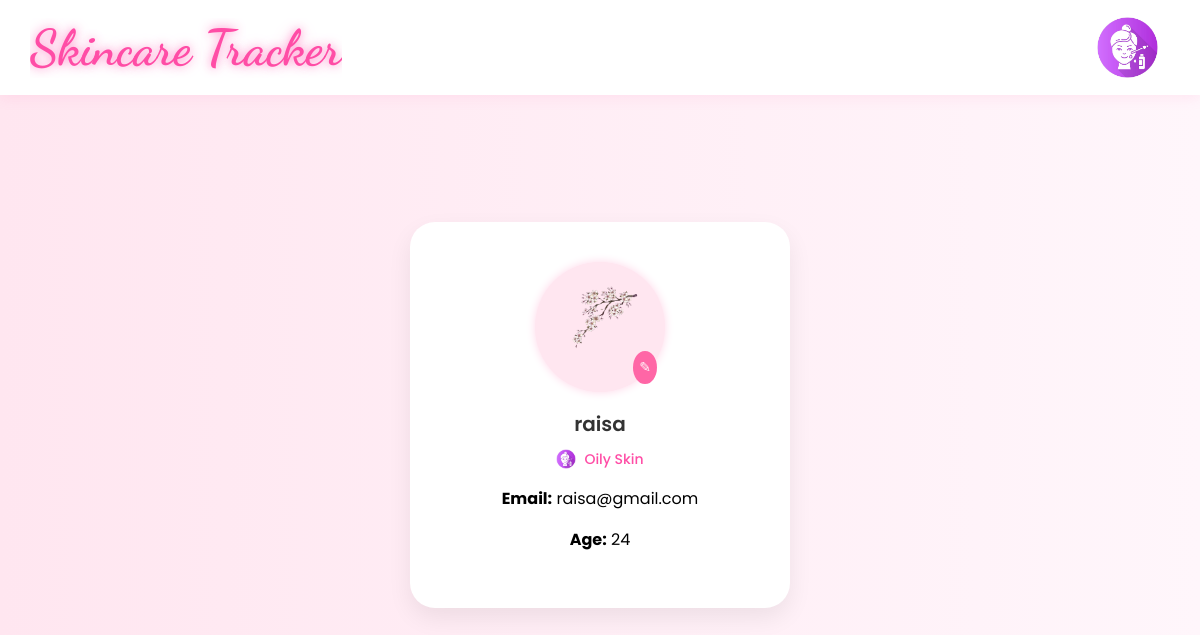
Page /user/profile (signed in) on the committed database.
### tables this page shows
CREATE TABLE Users (
    user_id INTEGER PRIMARY KEY AUTOINCREMENT,
    username TEXT UNIQUE NOT NULL,
    password TEXT NOT NULL,
    email TEXT UNIQUE NOT NULL,
    age INTEGER,
    skintype TEXT,
    profile_pic TEXT
);

### routes/user_routes.py (the view)
@user_bp.route("/")
@user_bp.route("user/profile")
@user_bp.route("/profile", methods=["GET"] )
def view_user():
    if "user_id" not in session:
        return redirect("/login")
    db = __import__("app").app.get_db_connection()
    user = db.execute(
        "SELECT username, email, age, skintype, profile_pic FROM Users WHERE user_id=?",
        (session["user_id"],),
    ).fetchone()
    db.close()
    return render_template(
        "user/profile.html",
        user={
            "username": user[0],
            "email": user[1],
            "age": user[2],
            "skintype": user[3],
            "picture": user[4],
        },
    )

### app.py (called while the page is built)
def get_db_connection():
    conn = sqlite3.connect(st_db)
    conn.row_factory = sqlite3.Row
    return conn

### templates/user/profile.html (shortened to what this page needs)
{% extends "base.html" %}
{% block content %}
<div class="profile-container">
    <div class="profile-card">
        <div class="profile-picture-frame">
            <form method="POST" action="user/upload_profile_picture" enctype="multipart/form-data">
                <label for="profile-picture-upload">
                    <img src="{{ url_for('static', filename='images/' + user.picture) }}" alt="Profile Picture" class="profile-pic">
                </label>
            </form>
            <div class="edit-icon" onclick="location.href='user/edit_profile'">✎</div>
        </div>
        <h2 class="username">{{ user.username }}</h2>
        <div class="skin-type-display">
            <img src="{{ url_for('static', filename='images/skincare-user-icon.png') }}" alt="Skin Icon" class="skin-icon">
            <span class="skin-label">{{ user.skintype }} Skin</span>
        </div>
        <div class="profile-details">
            <p><strong>Email:</strong> {{ user.email }}</p>
            <p><strong>Age:</strong> {{ user.age }}</p>
        </div>
    </div>
</div>
{% endblock %}

### static/css/style.css (style rules this page uses)
body { font-family: 'Poppins', sans-serif; background: linear-gradient(to right, #ffe6f0, #fff6fb); margin: 0; padding: 0; }
.profile-container { display: flex; justify-content: center; align-items: center; height: 85vh; }
.profile-card { background-color: #fff; padding: 40px; border-radius: 25px; width: 300px; text-align: center; box-shadow: 0 10px 25px rgba(0, 0, 0, 0.07); }
.profile-picture-frame { position: relative; width: 110px; height: 110px; margin: 0 auto 15px auto; border-radius: 50%; background: #ffe6f0; padding: 10px; box-shadow: 0 0 10px #ffd6e8; }
.profile-pic { width: 90px; height: 90px; object-fit: cover; border-radius: 50%; display: block; margin: 0 auto; }
.edit-icon { position: absolute; bottom: 8px; right: 8px; background-color: #ff66a6; color: white; font-size: 14px; padding: 6px; border-radius: 50%; cursor: pointer; z-index: 2; }
.username { font-size: 20px; font-weight: 600; color: #333; margin-bottom: 10px; }
.skin-type-display { display: flex; align-items: center; justify-content: center; gap: 8px; margin-top: 5px; }
.skin-icon { width: 20px; height: 20px; }
.skin-label { font-size: 14px; color: #ff4da6; font-weight: 500; }

### rows in the picture
Users: profile_pic (picture), username "raisa", skintype "Oily", email "raisa@gmail.com", age "24"
